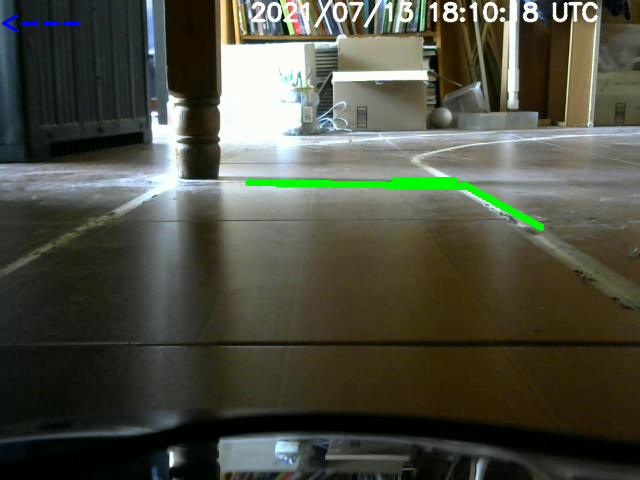
#> input picture frame 10 of Hector/python/laneDetection/videoSalida.avi, 640 x 480 px, given in place of the camera
$ python main.py
#> lines starting #> are read from the running program, lines starting #| are printed output that depends on the picture; after the words box and inside, x2 and y2 are one past the last pixel; in counts of white or black regions, pixels touching at a corner belong together
import threading
import logging
import datetime
import cv2
import numpy as np
import math
import pandas as pd
import time
import serial

#directionPort = serial.Serial('/dev/ttyACM0', 9600, timeout=1)
#time.sleep(1.8)

xL = [0]
xR = [0]

detected = pd.DataFrame(columns=('direction', 'leftFitAverage', 'rightFitAverage', 'leftLine', 'rigthLine', 'slopeLeft', 'interceptLeft', 'slopeRight', 'interceptRight' ))

startTime = time.time()

def linesOnImage(lines):
    for line in lines:
        x1, y1, x2, y2 = line[0]
        cv2.line(coppiedFrame, (x1, y1), (x2, y2), (0, 255, 0), 5)

def directionLeft(left):
    if left:
        print("left")

def directionRight(right):
    if right:
        print("right")

def directionCenter(lft, right):
    if not right and not left:
        print("center")

def directionUnknow(left, right):
    if left and right:
        print("U N K N O W")

def graphicInterface(left, right, coppiedFrame, anterior):
    if left:
        cv2.putText(coppiedFrame, '<---', (0, 30), font, 0.8, (255, 0, 0), 2, cv2.LINE_AA)
        if anterior != -1:
            anterior = -1
    if right:
        cv2.putText(coppiedFrame, '--->', (0, 30), font, 0.8, (0, 255, 0), 2, cv2.LINE_AA)
        if anterior != 1:
            anterior = 1
    if not right and not left:
        cv2.putText(coppiedFrame, '^', (0, 30), font, 0.8, (0, 0, 255), 2, cv2.LINE_AA)
        if anterior != 0:
            anterior = 0
    if left and right:
        cv2.putText(coppiedFrame, 'UNKNOW', (0, 30), font, 0.8, (0, 0, 255), 2, cv2.LINE_AA)
        anterior = 255
    timeText = time.strftime("%Y/%m/%d %H:%M:%S %Z", time.localtime())
    cv2.putText(coppiedFrame, timeText, (250, 20), font, 0.8, (255, 255, 255), 2, cv2.LINE_AA)


def putTimeData(coppiedFrame, font):
    timeText = time.strftime("%Y/%m/%d %H:%M:%S %Z", time.localtime())
    cv2.putText(coppiedFrame, timeText, (250, 20), font, 0.8, (255, 255, 255), 2, cv2.LINE_AA)

def saveVideo(salida, coppiedFrame):
    salida.write(coppiedFrame)


def cannyImage(cannyGray):
    cannyBlur = cv2.GaussianBlur(gray, (5, 5), 0)
    cannyCanny = cv2.Canny(cannyBlur, 10, 250)
    return cannyCanny

def regionOfInterest(regionImage):
    #regionPolygons = np.array([[(0, 448), (639, 425), (434, 276), (256, 159)]])
    regionPolygons = np.array([[(0, 400), (640, 400), (640, 180), (0, 180)]])
    zeros = np.zeros_like(regionImage)
    cv2.fillPoly(zeros, regionPolygons, 255)
    regionedImage = cv2.bitwise_and(regionImage, regionImage, mask=zeros)
    return regionedImage

def colorRange(colorFrame, colorGray, colorCropped):
    colorMax = np.array([255, 255, 255])
    colorMin = np.array([79, 73, 57])
    colorColor = cv2.bitwise_and(colorFrame, colorFrame, mask = colorCropped)
    colorRanged = cv2.inRange(colorColor, colorMin, colorMax)
    return colorRanged

def averagedSlopeIntercept(interceptImage, interceptLines):
    #global leftX, leftY, rightX, rightY
    global xL, yL, xR, yR
    leftFit = []
    rightFit = []
    for line in interceptLines:
        x1, y1, x2, y2 = line.reshape(4)
        parameters = np.polyfit((x1, x2), (y1, y2), 1)
        slope = parameters[0]
        intercept = parameters[1]
        if slope < 0:
            leftFit.append((slope, intercept))
            #leftX.append(slope)
            #leftY.append(intercept)
        else:
            rightFit.append((slope, intercept))
            #rightX.append(slope)
            #rightY.append(intercept)
    leftFitAverage = np.average(leftFit, axis = 0)
    rightFitAverage = np.average(rightFit, axis = 0)
    try:
        isNanLeft = math.isnan(leftFitAverage[0])
    except:
        isNanLeft = math.isnan(leftFitAverage)
    #print("Left ", isNanLeft)
    try:
        isNanRight = math.isnan(rightFitAverage[0])
    except:
        isNanRight = math.isnan(rightFitAverage)
    #print("Right ", isNanRight)
    leftLine, slopeLeft, interceptLeft =  makeCoordinates(interceptImage, leftFitAverage)
    rightLine, slopeRight, interceptRight = makeCoordinates(interceptImage, rightFitAverage)
    xL.append(interceptLeft)
    xR.append(interceptRight)
    deltaTime = time.time() - startTime
    if isNanLeft:
        detected.loc[len(detected)]=['L', leftFitAverage, rightFitAverage, leftLine, rightLine, slopeLeft, interceptLeft, slopeRight, interceptRight]
    elif isNanRight:
        detected.loc[len(detected)]=['R', leftFitAverage, rightFitAverage, leftLine, rightLine, slopeLeft, interceptLeft, slopeRight, interceptRight]
    else:
        detected.loc[len(detected)]=['C', leftFitAverage, rightFitAverage, leftLine, rightLine, slopeLeft, interceptLeft, slopeRight, interceptRight]
    return np.array([leftLine, rightLine]), isNanLeft, isNanRight, slopeLeft, slopeRight

def makeCoordinates(coordinatesImage, lineParameters):
    #print("lineParameters: ", lineParameters)
    try:
        slope, intercept = lineParameters #intercept es la ordenada al origen de la recta
        #print("slope: ", slope, "intercept ", intercept)
        y1 = coordinatesImage.shape[0] #obtiene el valor '0' de la imagen
        y2 = int(y1*(3/5)) #esto es pra determinar el largo de la recta que dibuja en la imagen
        x1 = int((y1 - intercept)/slope) #obtiene la ecuación de la recta con el primer punto
        x2 = int((y2 - intercept) / slope) # obtiene la ecuación de la recta con el segundo punto
        #print(type(lineParameters))
        return np.array([x1, y1, x2, y2]), slope, intercept
    except:
        return np.array([0, 0, 0, 0]), np.nan, np.nan

def makeDegrees(leftSide, rightSide):
    summed = rightSide - leftSide
    if summed >= 1.7 or summed <=1.5:
        print(summed)
        if rightSide <= -0.11:
            degrees = 90 + (9 - rightSide)
            degreesStr = str(degrees)
        elif rightSide >= -0.8 :
            degrees = 90 + (9 - rightSide)
            degreesStr = str(degrees)
        elif leftSide <= 0.6:
            degrees = 90 + (9 - leftSide)
            degreesStr = str(degrees)
        elif leftSide >= 0.8:
            degrees = 90 + (90 - leftSide)
            degreesStr = str(degrees)
        return degreesStr
    else:
        return str(90)
try:
    if __name__ == '__main__':
        cap = cv2.VideoCapture(0)
        salida = cv2.VideoWriter('videoSalida.avi',cv2.VideoWriter_fourcc(*'XVID'),20.0,(int(cap.get(3)),int(cap.get(4))))
        font = cv2.FONT_HERSHEY_SIMPLEX
        leftDirection = str(115)
        rightDirection = str(65)
        rectDirection = str(90)
        unknowDirection = str(255)
        anterior = 0
        while cap.isOpened():
            timeIni = time.time()
            ret, origFrame = cap.read()
#> origFrame is the input picture: shape (480, 640, 3); mean B, G, R 65.7, 78.4, 76.5
            coppiedFrame = np.copy(origFrame)
            gray = cv2.cvtColor(origFrame, cv2.COLOR_BGR2GRAY)
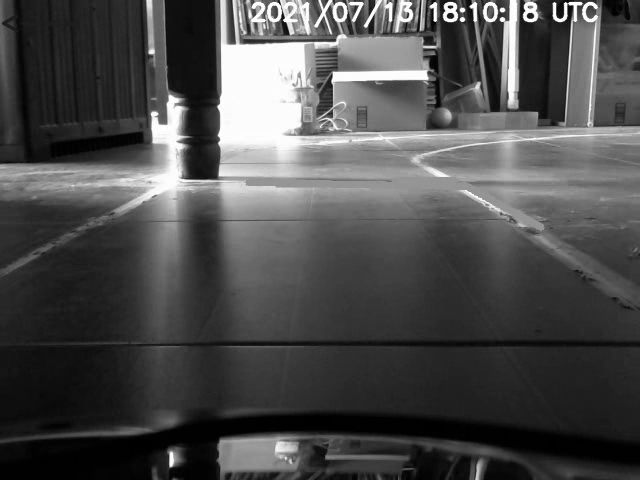
#> gray: shape (480, 640); min 0, max 255, mean 76.4
            canny = cannyImage(gray)
#> in cannyImage, `cannyCanny = cv2.Canny(cannyBlur, 10, 250)`:
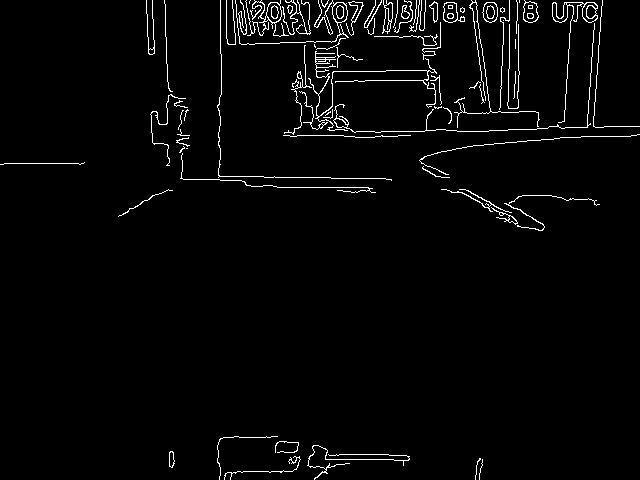
#> cannyCanny: shape (480, 640); 2.7% white in thin lines or dots
            croppedImage = regionOfInterest(canny)
#> in regionOfInterest, `cv2.fillPoly(zeros, regionPolygons, 255)`:
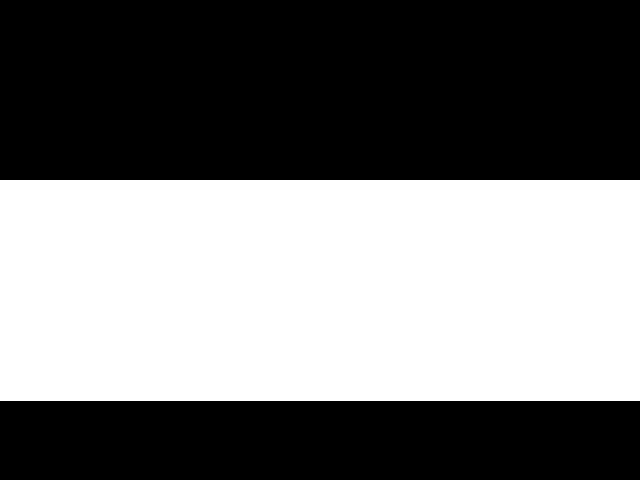
#> zeros: shape (480, 640); 46% white; 1 white region, box (x1, y1, x2, y2) and area: (0, 180, 640, 401) 141440
#> in regionOfInterest, `regionedImage = cv2.bitwise_and(regionImage, regionImage, mask=zeros)`:
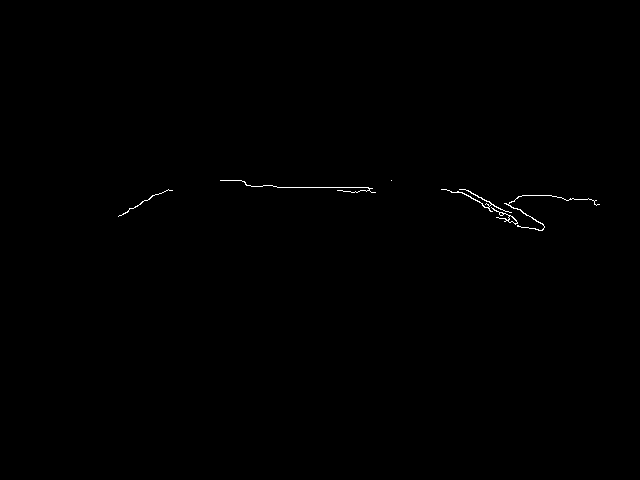
#> regionedImage: shape (480, 640); 0.23% white in thin lines or dots, all inside (x1, y1, x2, y2) = (118, 180, 600, 231)
            colorInRange = colorRange(coppiedFrame, gray, croppedImage)
#> in colorRange, `colorRanged = cv2.inRange(colorColor, colorMin, colorMax)`:
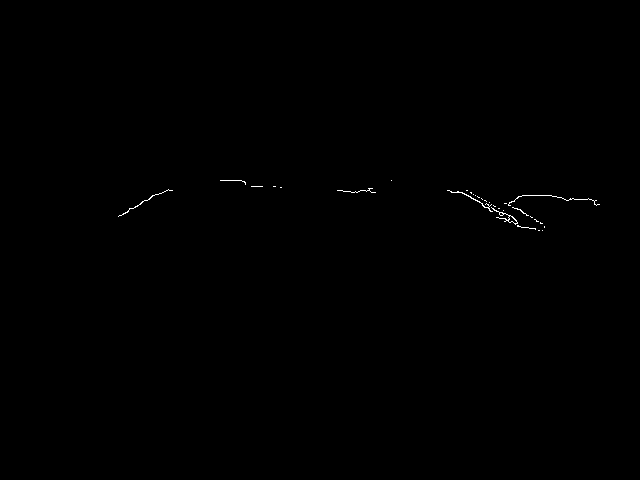
#> colorRanged: shape (480, 640); 0.16% white in thin lines or dots, all inside (x1, y1, x2, y2) = (118, 180, 600, 231)
            lines = cv2.HoughLinesP(colorInRange, 1, np.pi/180, 50, minLineLength=20, maxLineGap=50)
#> lines = [[451, 192, 591, 199]]
            if lines is not None:
                averagedLines, left, right, lSlope, rSlope =  averagedSlopeIntercept(coppiedFrame, lines)
#> the loop in averagedSlopeIntercept, `for line in interceptLines:` made 1 pass
#> (x1, y1, x2, y2, slope, intercept) on pass 1: (451, 192, 591, 199, 0.05, 169.4)
#> after the loop in averagedSlopeIntercept, `for line in interceptLines:`: leftFit = []; rightFit = [(0.05, 169.4)]
#> in averagedSlopeIntercept, `leftFitAverage = np.average(leftFit, axis = 0)`: leftFitAverage = nan
#> in averagedSlopeIntercept, `rightFitAverage = np.average(rightFit, axis = 0)`: rightFitAverage = [0.05, 169.4]
#> in averagedSlopeIntercept, `isNanLeft = math.isnan(leftFitAverage)`: isNanLeft = True
#> in averagedSlopeIntercept, `isNanRight = math.isnan(rightFitAverage[0])`: isNanRight = False
#> in averagedSlopeIntercept, `leftLine, slopeLeft, interceptLeft =  makeCoordinates(interceptImage, ..`: leftLine = [0, 0, 0, 0]; slopeLeft = nan
#> in averagedSlopeIntercept, `rightLine, slopeRight, interceptRight = makeCoordinates(interceptImage..`: rightLine = [6211, 480, 2371, 288]; slopeRight = 0.05; interceptRight = 169.4
#> averagedLines = [[0, 0, 0, 0], [6211, 480, 2371, 288]]; left = True; right = False; lSlope = nan; rSlope = 0.05
                t1 = threading.Thread(target = graphicInterface, args=(left, right, coppiedFrame, anterior))
                t2 = threading.Thread(target=saveVideo, args=(salida, coppiedFrame))
                t3 = threading.Thread(target=linesOnImage, args=(lines, ))
                t4 = threading.Thread(target=directionLeft, args=(left, ))
                t5 = threading.Thread(target=directionRight, args=(right, ))
                t6 = threading.Thread(target=directionCenter, args=(left, right))
                t7 = threading.Thread(target=directionUnknow, args=(left, right))
                t8 = threading.Thread(target=putTimeData, args=(coppiedFrame, font))
                t1.start()
                t3.start()
                t8.start()
                t2.start()
                t4.start()
                t5.start()
                t6.start()
                t7.start()
                t2.join()
            timeEnd = time.time()
            print("Tiempo por este fotograma: " + str(timeEnd - timeIni))
        timeSaved = time.strftime("%Y%m%d%H%M%S%Z", time.localtime())
        name1 = 'detected' + timeSaved + '.csv'
        name2 = 'detected' + timeSaved + 'HeadAndIndexFalse.csv'
        detected.to_csv(name1)
        detected.to_csv(name2, header=False, index=False)
except KeyboardInterrupt:
    cap.release()
    cv2.destroyAllWindows()
cap.release()
cv2.destroyAllWindows()

$ run again, starting later in the video
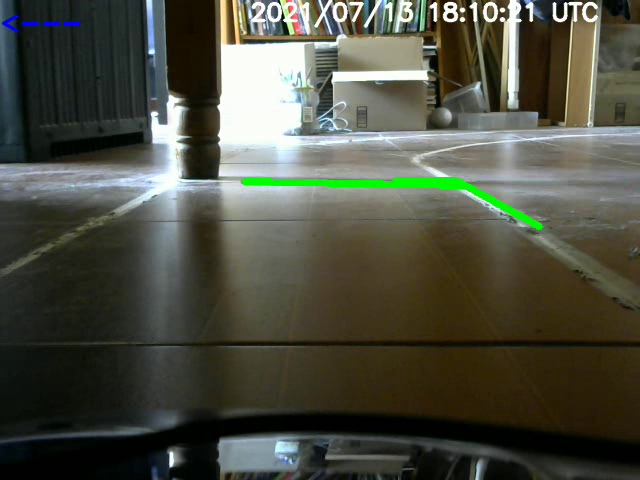
#> input picture frame 45 of Hector/python/laneDetection/videoSalida.avi, 640 x 480 px, given in place of the camera
#> origFrame is the input picture: shape (480, 640, 3); mean B, G, R 65.8, 78.6, 76.6
#> in cannyImage, `cannyCanny = cv2.Canny(cannyBlur, 10, 250)`:
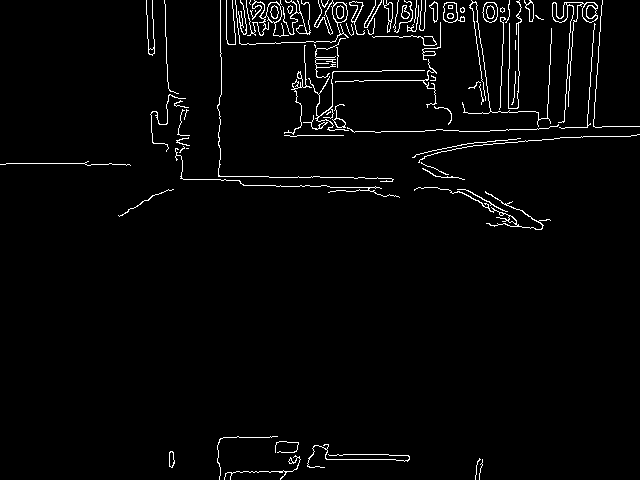
#> cannyCanny: shape (480, 640); 2.7% white in thin lines or dots
#> zeros: shape (480, 640); 46% white; 1 white region, box (x1, y1, x2, y2) and area: (0, 180, 640, 401) 141440
#> in regionOfInterest, `regionedImage = cv2.bitwise_and(regionImage, regionImage, mask=zeros)`:
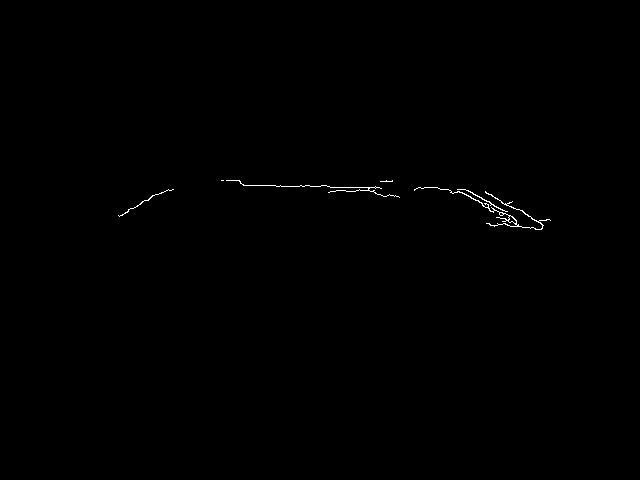
#> regionedImage: shape (480, 640); 0.25% white in thin lines or dots, all inside (x1, y1, x2, y2) = (118, 180, 551, 230)
#> lines = [[221, 180, 395, 195]]
#> the loop in averagedSlopeIntercept, `for line in interceptLines:` made 1 pass
#> (x1, y1, x2, y2, slope, intercept) on pass 1: (221, 180, 395, 195, 0.0862, 160.9)
#> after the loop in averagedSlopeIntercept, `for line in interceptLines:`: leftFit = []; rightFit = [(0.0862, 160.9)]
#> leftFitAverage = nan
#> rightFitAverage = [0.0862, 160.9]
#> isNanLeft = True
#> isNanRight = False
#> leftLine = [0, 0, 0, 0]; slopeLeft = nan
#> rightLine = [3700, 480, 1473, 288]; slopeRight = 0.0862; interceptRight = 160.9
#> averagedLines = [[0, 0, 0, 0], [3700, 480, 1473, 288]]; left = True; right = False; lSlope = nan; rSlope = 0.0862

$ run again, starting later in the video
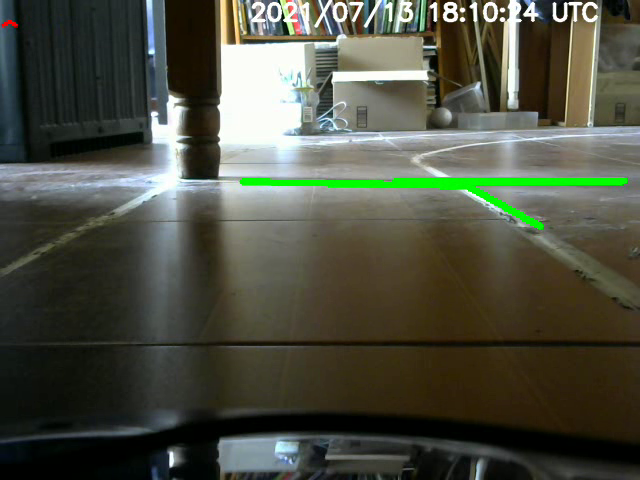
#> input picture frame 80 of Hector/python/laneDetection/videoSalida.avi, 640 x 480 px, given in place of the camera
#> origFrame is the input picture: shape (480, 640, 3); mean B, G, R 66.2, 79.5, 76.7
#> in cannyImage, `cannyCanny = cv2.Canny(cannyBlur, 10, 250)`:
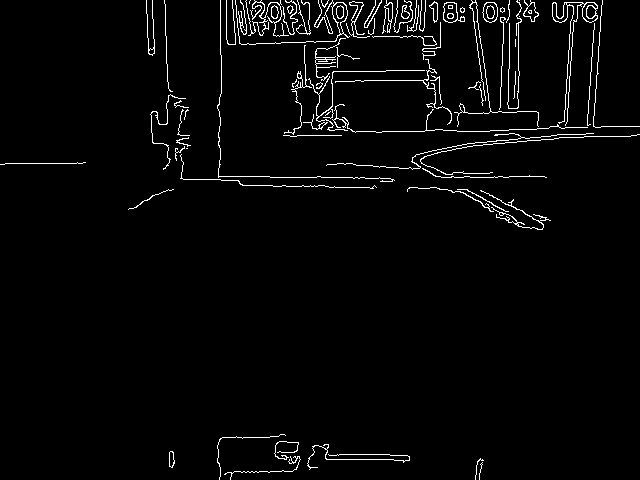
#> cannyCanny: shape (480, 640); 2.8% white in thin lines or dots
#> zeros: shape (480, 640); 46% white; 1 white region, box (x1, y1, x2, y2) and area: (0, 180, 640, 401) 141440
#> in regionOfInterest, `regionedImage = cv2.bitwise_and(regionImage, regionImage, mask=zeros)`:
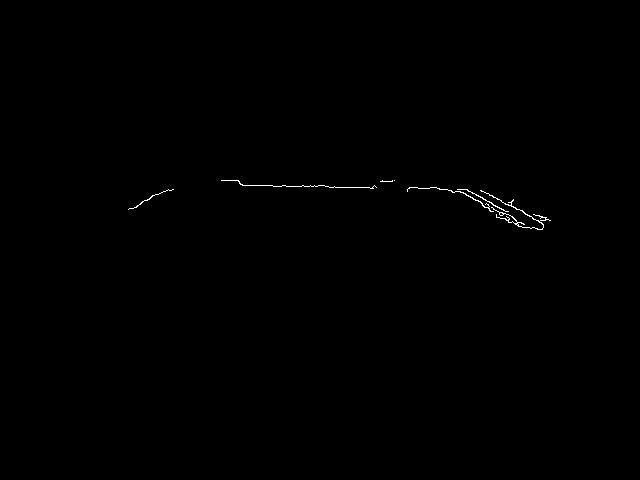
#> regionedImage: shape (480, 640); 0.22% white in thin lines or dots, all inside (x1, y1, x2, y2) = (128, 180, 551, 230)
#> lines = [[408, 188, 466, 189]]
#> the loop in averagedSlopeIntercept, `for line in interceptLines:` made 1 pass
#> (x1, y1, x2, y2, slope, intercept) on pass 1: (408, 188, 466, 189, 0.0172, 181)
#> after the loop in averagedSlopeIntercept, `for line in interceptLines:`: leftFit = []; rightFit = [(0.0172, 181)]
#> leftFitAverage = nan
#> rightFitAverage = [0.0172, 181]
#> isNanLeft = True
#> isNanRight = False
#> leftLine = [0, 0, 0, 0]; slopeLeft = nan
#> rightLine = [17344, 480, 6208, 288]; slopeRight = 0.0172; interceptRight = 181
#> averagedLines = [[0, 0, 0, 0], [17344, 480, 6208, 288]]; left = True; right = False; lSlope = nan; rSlope = 0.0172
